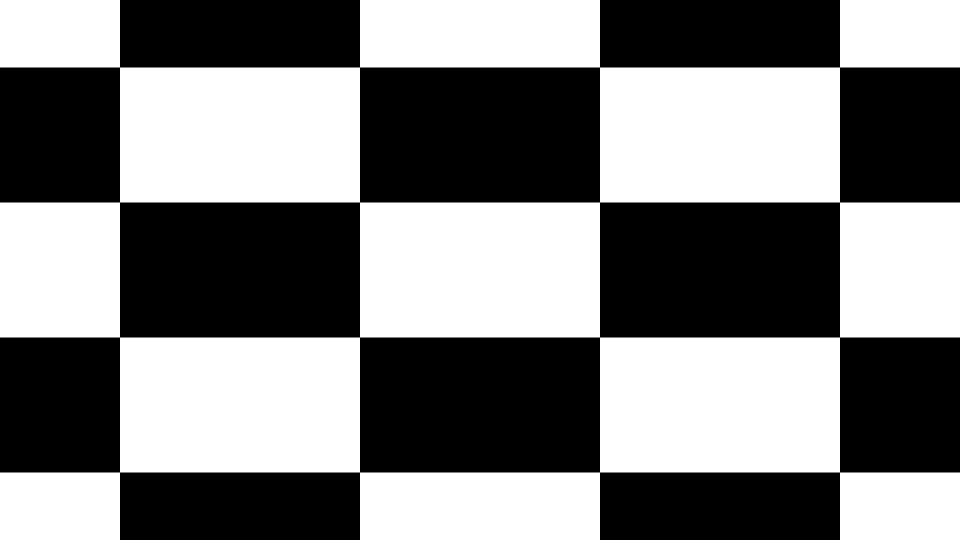
#> input picture hueristic/contrast.png, 1920 x 1080 px (shown at 1/2 size)
$ python heuristic.py contrast.png
#> lines starting #> are read from the running program, lines starting #| are printed output that depends on the picture; after the words box and inside, x2 and y2 are one past the last pixel; in counts of white or black regions, pixels touching at a corner belong together
#> in main, img is the input picture: shape (1080, 1920, 3); 50% white; 1 white region, box (x1, y1, x2, y2) and area: (0, 0, 1920, 1080) 1036800
from cv2 import cv2 as cv
import numpy as np
from matplotlib import pyplot as plt
from matplotlib import image as matImg
import PIL
import matplotlib
import scipy
import pandas as pd
from scipy.cluster.vq import whiten
from scipy.cluster.vq import kmeans

from colormath.color_objects import sRGBColor, LabColor
from colormath.color_conversions import convert_color
from colormath.color_diff import delta_e_cie2000
import sys


# import imutils


angleTolerance = 12
sizeTolerance = 8
complimentarynessThreshold = 20.0
maxContrast = 128

def anglesClose(one, two):

    diff = one - two
    diff = (diff + 180) % 360 - 180
    return diff > angleTolerance

def sizeClose(one, two):
    return abs(one - two) < sizeTolerance


def getSymmetry(img):

    # Initiate ORB detector
    orb = cv.ORB_create()
    # find the keypoints with ORB
    kp = orb.detect(img,None)
#> kp = 196 keypoints; strongest (x, y, size): (717, 677, 44.6), (1201, 677, 44.6), (717, 137, 44.6), (1201, 137, 44.6)
    # compute the descriptors with ORB
    kp, des = orb.compute(img, kp)
    # draw only keypoints location,not size and orientation
    img2 = cv.drawKeypoints(img, kp, None, color=(0,255,0), flags=(cv.DRAW_MATCHES_FLAGS_DRAW_RICH_KEYPOINTS))
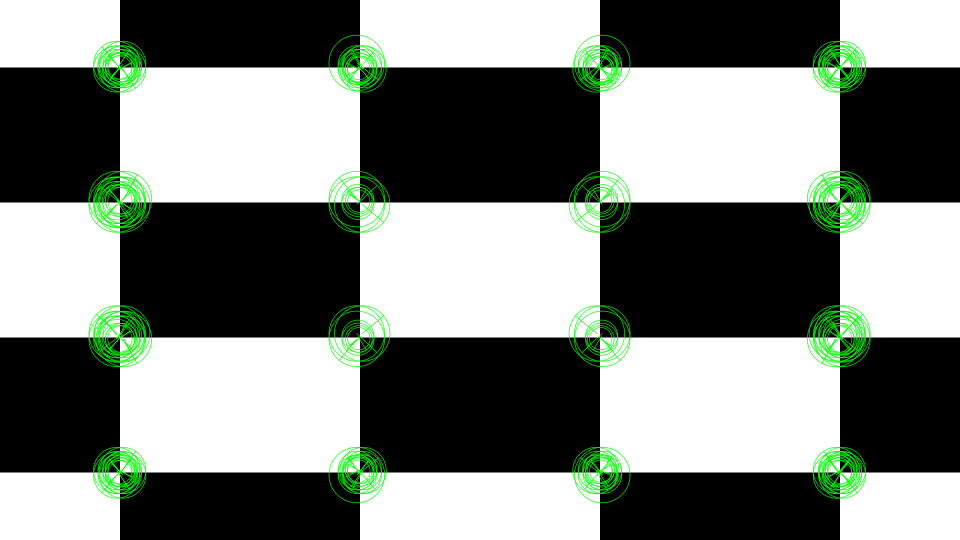
#> img2: shape (1080, 1920, 3) (shown at 1/2 size); mean B, G, R 124, 131.1, 124
    plt.imshow(img2), plt.show()


    # for each point compare to each other point and call it symmetry if there is a corresponding point?
    # cases of symmetry
    # opposite direction parrallel
    #
    numKeyPoints = len(kp)
#> numKeyPoints = 196
    matched = []
    index = 0

    while index < len(kp):
        for i in range(1, len(kp)):
            # simple check for whether size is close enough and angle reflected along Y is close enough
            if anglesClose(kp[0].angle,360-kp[i].angle) and sizeClose(kp[0].size,kp[i].size):
                matched.append(kp[0])
                matched.append(kp[i])
                del kp[i]
                del kp[0]
                break
        index += 1
#> this loop made 1 pass
#> after the loop, index = 0; matched = 2 keypoints; (x, y, size): (717, 137, 44.6), (1201, 402, 44.6)

    return len(matched) / numKeyPoints


# Sum of the min & max of (a, b, c)
# [5 lines left out: function hilo, not called in this run]

def complement(r, g, b):
    k = hilo(r, g, b)
    return tuple(k - u for u in (r, g, b))


# [43 lines left out: function getComplimentaryColoredness, not called in this run]


def getRuleOfThirds(img):

    return 1.0


# aka "Colorfulness"
# [20 lines left out: functions getSaturation, getContrast, not called in this run]

# measures how tightly grouped the keypoints of the image are
def getFocalPointedness(img):

    return 1.0


def main():
    fileName = "contrast.png"
    # fileName = sys.argv[1]
    img = cv.imread( fileName, cv.IMREAD_COLOR)
    # img = imutils.resize(image, width=250)

    symmetry = getSymmetry(img)
    complimentary = getComplimentaryColoredness(fileName)
    saturation = getSaturation(img)
    contrast = getContrast(img)

    print(symmetry, complimentary, contrast, saturation)

    return 0

#> (the run stopped early here; a loop or call above may not have finished)

$ run again, with hueristic/cards.jpg saved as hueristic/contrast.png
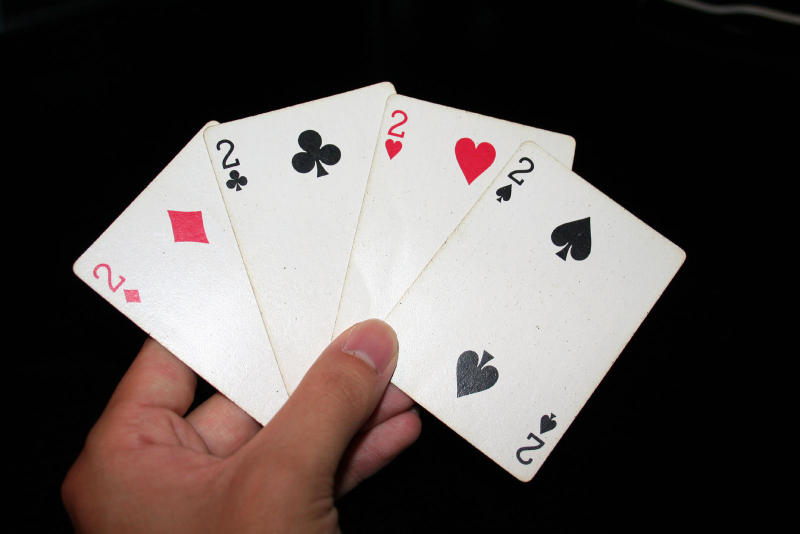
#> input picture hueristic/cards.jpg, 1600 x 1067 px (shown at 1/2 size)
#> in main, img is the input picture: shape (1067, 1600, 3); mean B, G, R 78.9, 81, 88.3
#> kp = 500 keypoints; strongest (x, y, size): (450, 333, 77.1), (474, 318, 31), (998, 393, 44.6), (999, 401, 53.6)
#> in getSymmetry, `img2 = cv.drawKeypoints(img, kp, None, color=(0,255,0), flags=(cv.DRAW..`:
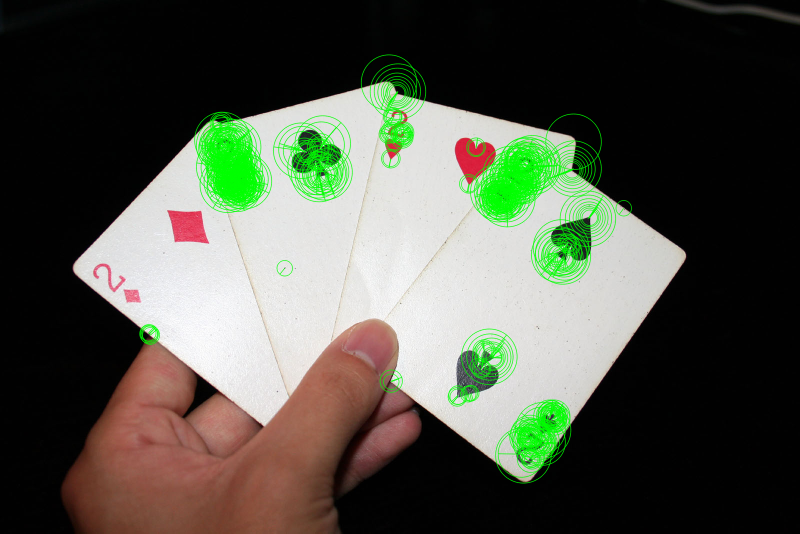
#> img2: shape (1067, 1600, 3) (shown at 1/2 size); mean B, G, R 71.8, 84, 81.1
#> numKeyPoints = 500
#> the loop in getSymmetry, `while index < len(kp):` made 1 pass
#> after the loop in getSymmetry, `while index < len(kp):`: index = 0; matched = 2 keypoints; (x, y, size): (478, 328, 31), (1015, 401, 31)

$ run again, with hueristic/fleur.jpg saved as hueristic/contrast.png
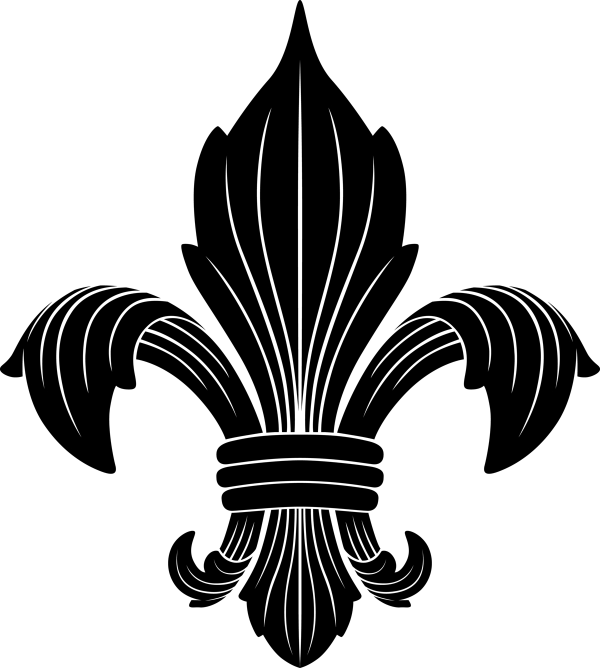
#> input picture hueristic/fleur.jpg, 1200 x 1336 px (shown at 1/2 size)
#> in main, img is the input picture: shape (1336, 1200, 3); min 0, max 255, mean 175
#> kp = 502 keypoints; strongest (x, y, size): (630, 861, 64.3), (568, 861, 64.3), (614, 861, 64.3), (585, 861, 64.3)
#> in getSymmetry, `img2 = cv.drawKeypoints(img, kp, None, color=(0,255,0), flags=(cv.DRAW..`:
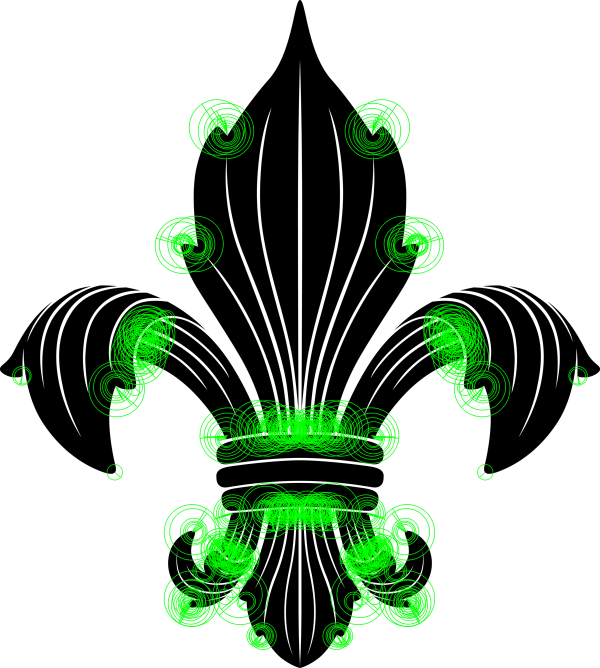
#> img2: shape (1336, 1200, 3) (shown at 1/2 size); mean B, G, R 169.6, 183.9, 169.6
#> numKeyPoints = 502
#> the loop in getSymmetry, `while index < len(kp):` made 1 pass
#> after the loop in getSymmetry, `while index < len(kp):`: index = 0; matched = 2 keypoints; (x, y, size): (475, 1161, 31), (477, 1160, 31)
